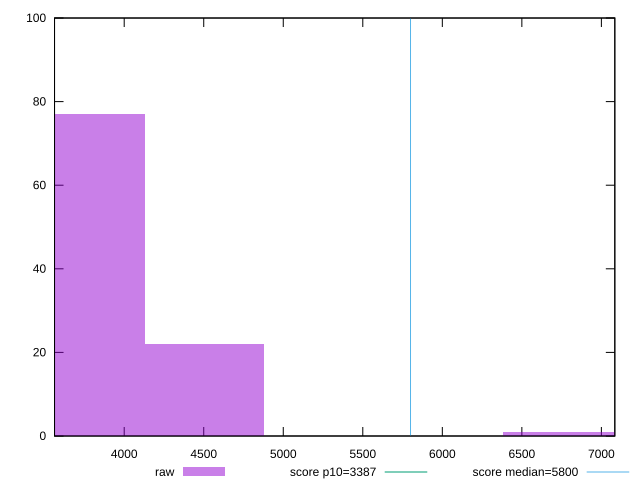

The gnuplot source for this figure:
reset

$raw <<EOF
6759.253590488367 1
4506.169060325577 22
3755.1408836046485 77
EOF

set key outside below
set boxwidth 751.0281767209297
set xrange [3561.999491271329:7084.466700466528]
set yrange [0:100]
set trange [0:100]
set style fill transparent solid 0.5 noborder

set parametric
set terminal svg size 640, 490 enhanced background rgb 'white'
set output "reports/report_00031_2021-02-24T23-18-18.084Z/speed-index/samples/music/raw/histogram.svg"

plot $raw title "raw" with boxes, \
     3387,t title "score p10=3387", \
     5800,t title "score median=5800"

reset
